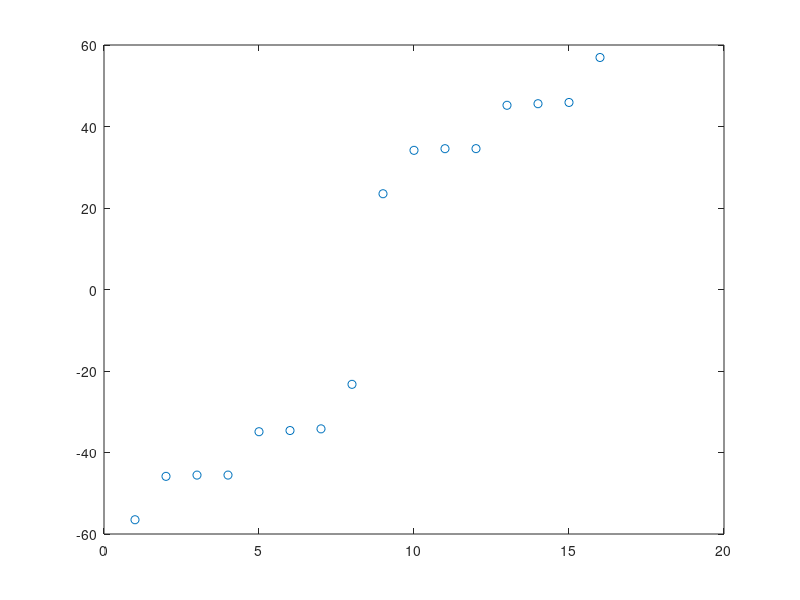

Reproduce this figure in MATLAB.
sx=[0 1;1 0]; sy=[0 -1i;1i 0]; sz=[1 0;0 -1];
xx=kron(sx,sx); 
yy=kron(sy,sy); 
zz=kron(sz,sz);

N=4;% N debe ser mayor o igual a 3

Dx=1.0;Dy=1.0;Dz=-5.5;% anisotropia en las direcciones dadas

hx=0.0;hy=0.0;hz=10.0; %posibles direcciones y magnitudes de campo magnetico aplicado

dim=2.^N; %dimension del espacio a analizar

%AGREGANDO PARAMETROS DE CAMPO MAGNETICO, CONDICIONES DE FRONTERA
HOMOG=1 ;
STAG=0;
RANDOM=0;


PBC=0; %Periodic Boundary Conditions

Ham=zeros(dim,dim);

%Caso de condiciones periodicas, este se adiciona cuando PBC es 1
Case_pbc=Dx*kron(sx,kron(eye(2.^(N-2)),sx)) ...;
    +Dy*kron(sy,kron(eye(2.^(N-2)),sy)) ...;
    +Dz*kron(sz,kron(eye(2.^(N-2)),sz));

Ham=Ham+PBC*(Case_pbc);


if(N==3)
    disp("Solucion para 3 sitios")
end

%Caso del Hamiltoniano general
for i=(0:N-2)
    
    Id1=eye(2.^(i));
    Id2=eye(2.^(N-i-2));  
    Id3=eye(2.^(N-i-1));
    
    Ham=Ham+Dx*kron(Id1,kron(xx,Id2)) ... 
        +Dy*kron(Id1,kron(yy,Id2)) ... 
        +Dz*kron(Id1,kron(zz,Id2))   ;
    
end


%Caso de campo homogeneo
if (HOMOG==1 && STAG==0 && RANDOM==0)
    disp("Caso homogeneo");
for i=(0:N-1)
    Ham=Ham+hx*kron(Id1,kron(sx,Id3)) ... 
        +hy*kron(Id1,kron(sy,Id3)) ... 
        +hz*kron(Id1,kron(sz,Id3)) ;
end


%Caso de campo alternado
elseif (HOMOG==0 && STAG==1 && RANDOM==0)
    disp("Caso Staggered");
for i=(0:N-1)
    Ham=Ham+ ((-1.0).^(i)) *(hx*kron(Id1,kron(sx,Id3)) ... 
        +hy*kron(Id1,kron(sy,Id3)) ... 
        +hz*kron(Id1,kron(sz,Id3))) ;
end

%Caso de campo aleatorio
elseif (HOMOG==0 && STAG==0 && RANDOM==1)
    disp("Caso aleatorio");
for i=(0:N-1)
    Ham=Ham+ (2*rand()-1) *(hx*kron(Id1,kron(sx,Id3)) ... 
        +hy*kron(Id1,kron(sy,Id3)) ... 
        +hz*kron(Id1,kron(sz,Id3))) ;
end

else
    disp("No es claro que caso de campo es necesario")
end


%Hallando valores propios, magnetizacion y otros valores......................



disp("Valores propios");

Vp=eig(Ham); %Halla los valores propios Vp 
[V,D]=eig(Ham); %Halla los vectores propios V y los da en una matriz
% y tambien los valores propios en una matriz diagonal D

dots=(1:dim);
plot(dots,Vp,'o')
disp(Vp);
GS=V(:,1);

M=zeros(dim,dim);

for i=(0:N-1)
    Id1=eye(2.^(i));
    Id2=eye(2.^(N-1-i));
    M=M+kron(Id1,kron(sz,Id2));
end

Mag=GS'*M*GS;

disp(Mag)

    



        
